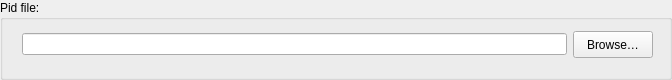
     <widget class="QGroupBox" name="pidFileGroupBox">
      <property name="sizePolicy">
       <sizepolicy hsizetype="Expanding" vsizetype="Maximum">
        <horstretch>0</horstretch>
        <verstretch>0</verstretch>
       </sizepolicy>
      </property>
      <property name="minimumSize">
       <size>
        <width>0</width>
        <height>80</height>
       </size>
      </property>
      <property name="maximumSize">
       <size>
        <width>16777215</width>
        <height>80</height>
       </size>
      </property>
      <property name="title">
       <string>Pid file:</string>
      </property>
      <widget class="QWidget" name="verticalLayoutWidget_13">
       <property name="geometry">
        <rect>
         <x>12</x>
         <y>19</y>
         <width>651</width>
         <height>51</height>
        </rect>
       </property>
       <layout class="QVBoxLayout" name="verticalLayout_13">
        <property name="leftMargin">
         <number>10</number>
        </property>
        <property name="topMargin">
         <number>10</number>
        </property>
        <property name="rightMargin">
         <number>10</number>
        </property>
        <property name="bottomMargin">
         <number>10</number>
        </property>
        <item>
         <layout class="QHBoxLayout" name="horizontalLayout_pid">
          <property name="sizeConstraint">
           <enum>QLayout::SetMaximumSize</enum>
          </property>
          <item>
           <widget class="QLineEdit" name="pidFileLineEdit"/>
          </item>
          <item>
           <widget class="QPushButton" name="pidFileBrowsePushButton">
            <property name="sizePolicy">
             <sizepolicy hsizetype="Minimum" vsizetype="Fixed">
              <horstretch>0</horstretch>
              <verstretch>0</verstretch>
             </sizepolicy>
            </property>
            <property name="minimumSize">
             <size>
              <width>0</width>
              <height>27</height>
             </size>
            </property>
            <property name="maximumSize">
             <size>
              <width>16777215</width>
              <height>27</height>
             </size>
            </property>
            <property name="text">
             <string>Browse…</string>
            </property>
           </widget>
          </item>
         </layout>
        </item>
       </layout>
      </widget>
     </widget>
